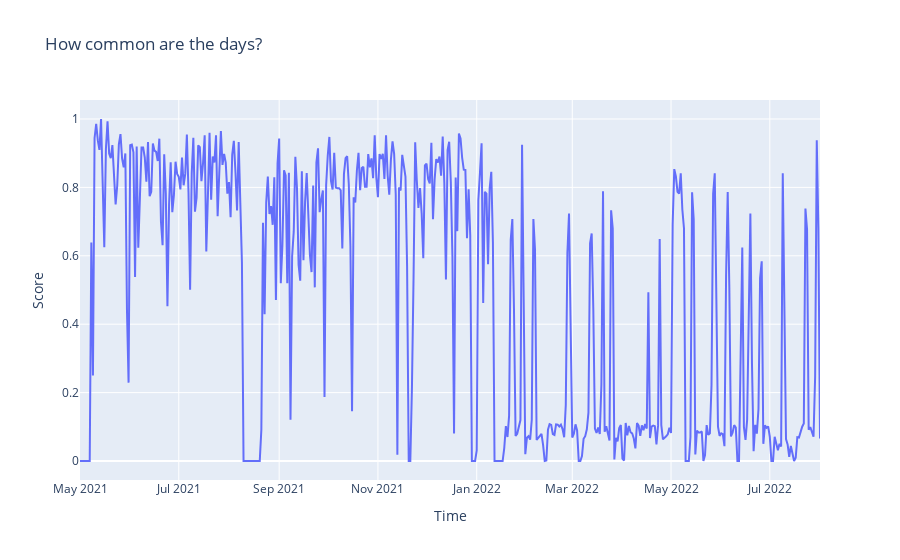

Notebook code for this chart:
### Code cell
import plotly.express as px
import plotly.graph_objects as go

fig = px.line(df_plot, x="Time", y="Score", title='How common are the days?')
fig.show()

### Figure 1 — Plotly figure (JSON) as saved in the notebook; plotly's stock layout.template omitted (floating-point values rounded to 4 significant figures; data arrays with more than 128 entries replaced by an {"elided": "..."} marker saying what was removed)
{"data": [{"hovertemplate": "Time=%{x}<br>Score=%{y}<extra></extra>", "legendgroup": "", "line": {"color": "#636efa", "dash": "solid"}, "marker": {"symbol": "circle"}, "mode": "lines", "name": "", "orientation": "v", "showlegend": false, "type": "scatter", "x": {"elided": "458 str values"}, "xaxis": "x", "y": {"elided": "458 float values"}, "yaxis": "y"}], "layout": {"legend": {"tracegroupgap": 0}, "title": {"text": "How common are the days?"}, "xaxis": {"anchor": "y", "domain": [0, 1], "title": {"text": "Time"}}, "yaxis": {"anchor": "x", "domain": [0, 1], "title": {"text": "Score"}}}}
